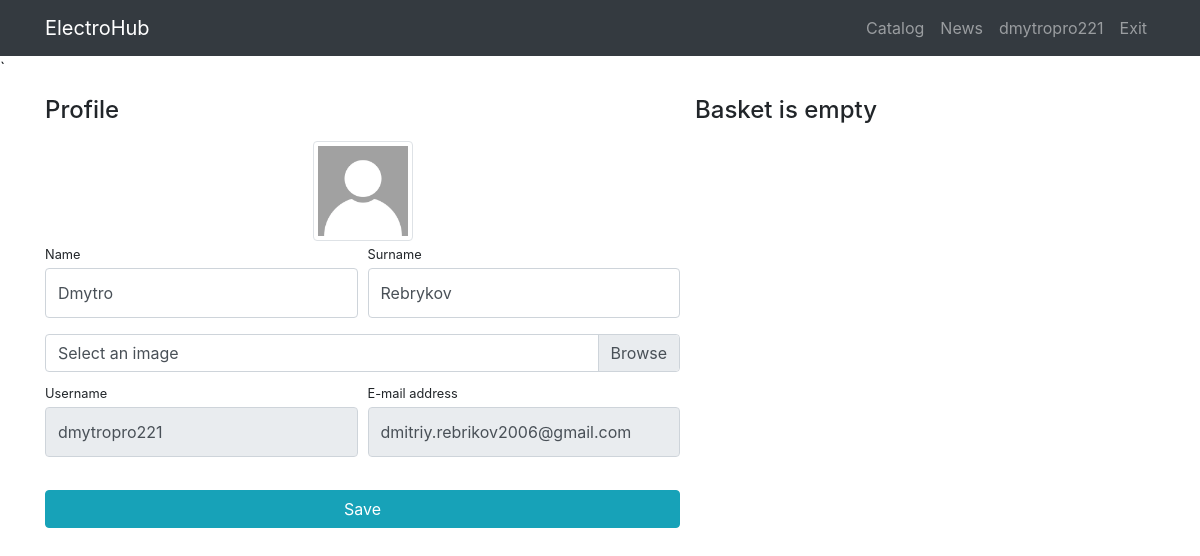
The page /users/profile/ (signed in) on the database its author committed.
### users/models.py (models this page shows)
class User(AbstractUser):
    image = models.ImageField(upload_to='users_images', blank=True)
    is_verified_email = models.BooleanField(default=False)

### users/views.py (the view)
# urls.py: path('profile/',profile,name= 'profile'),
def profile(request):
    user = request.user
    if request.method == 'POST':
        form = UserProfileForm(data=request.POST, instance=user, files=request.FILES)
        if form.is_valid():
            form.save()
            return HttpResponseRedirect(reverse('users:profile'))
    else:
        form = UserProfileForm(instance=user)
    baskets = Basket.objects.filter(user=user)
    total_quantity = sum(basket.quantity for basket in baskets)
    total_sum = sum(basket.sum() for basket in baskets)
    context = {'title': 'ElectroHub - Profile',
               'form': form,
               'baskets': baskets,
               'total_quantity': total_quantity,
               'total_sum': total_sum}
    return render(request, 'users/profile.html', context)

### users/forms.py
class UserProfileForm(UserChangeForm):
    username = forms.CharField(widget=forms.TextInput(attrs={'readonly': True}))
    email = forms.CharField(widget=forms.EmailInput(attrs={'readonly': True}))
    image = forms.ImageField(widget=forms.FileInput(), required=False)
    class Meta:
        model = User
        fields = ('username', 'email', "first_name", 'last_name', 'image')
    def __init__(self, *args, **kwargs):
        super(UserProfileForm, self).__init__(*args, **kwargs)
        for field_name, field in self.fields.items():
            field.widget.attrs['class'] = "form-control py-4"
        self.fields['image'].widget.attrs['class'] = 'custom-file-input'

### users/templates/users/profile.html (shortened to what this page needs)
{%extends 'products/base.html'%}
{%load static%}
{%block css%}
    <link href="{%static 'css/profile.css'%}" rel="stylesheet">
{%endblock%}
{%block content%}
<div class="container">
    <div class="row">
        <div class="col-lg-7">
            <h4 class="mt-3 mb-3">Profile</h4>
            <div class="col-lg-12 text-center">
                <img width="100" height="100"
                     src="{%if user.image%} {{user.image.url}} {%else %} {% static 'vendor/img/users/default_ava.jpg'%} {%endif%}"
                     class="img-thumbnail">
            </div>
            <form action="{%url 'users:profile'  %} " method="post" enctype="multipart/form-data">
                <div class="form-row">
                    <div class="col-lg-6">
                        <div class="form-group">
                            <label class="small mb-1" for="{{form.first_name.id_for_label}}">Name</label>
                            {{form.first_name}}
                        </div>
                    </div>
                    <div class="col-lg-6">
                        <div class="form-group">
                            <label class="small mb-1" for="{{form.last_name.id_for_label}}">Surname</label>
                            {{form.last_name}}
                        </div>
                    </div>
                </div>
                <div class="form-row mb-2">
                    <div class="col-lg-12">
                        <div class="custom-file">
                            <label class="custom-file-label" for="{{form.image.id_for_label}}">Select an image
                            </label>
                        </div>
                    </div>
                </div>
                <div class="form-row">
                    <div class="col-lg-6">
                        <label class="small mb-1" for="{{form.username.id_for_label}}">Username</label>
                        {{form.username}}
                    </div>
                    <div class="col-lg-6">
                        <label class="small mb-1" for="{{form.email.id_for_label}}">E-mail address</label>
                        {{form.email}}
                    </div>
                </div>
                <div class="form-row">
                    <div class="col-lg-12" style="margin-top: 33px;">
                        <input class="btn btn-info btn-block" type="submit" value="Save">
                    </div>
                </div>
            </form>
        </div>
        {%include 'products/basket.html'%}
    </div>
</div>
{%endblock%}

### products/templates/products/base.html (shortened to what this page needs)
{% load static %}
<!DOCTYPE html>
<html lang="en">
<head>
    <link href="{% static 'vendor/bootstrap/css/bootstrap.min.css' %}" rel="stylesheet">
    {%block css%}
    {%endblock%}
</head>`
<body>
<nav class="navbar navbar-expand-lg navbar-dark bg-dark fixed-top">
    <div class="container">
        <a class="navbar-brand" href="{%url 'index'%}">ElectroHub</a>
        <div class="collapse navbar-collapse" id="navbarResponsive">
            <ul class="navbar-nav ml-auto">
                <li class="nav-item">
                    <a class="nav-link" href="{%url 'products:index'%}">Catalog  </a>
                </li>
                <li class="nav-item">
                    <a class="nav-link " href="{%url 'news:news_list'%}">News  </a>
                </li>
                {% if user.is_authenticated %}
                    <li class="nav-item">
                        <a class="nav-link" href="{% url 'users:profile' %}">{{ user.username }}
                        </a>
                    </li>
                    <li class="nav-item">
                        <a class="nav-link" href="{% url 'users:logout' %}">Exit </a>
                    </li>
                {% else %}
                    <li class="nav-item">
                        <a class="nav-link" href="{% url 'users:login' %}">Sign in <i class="fas fa-sign-in-alt"></i></a>
                    </li>
                {% endif %}
            </ul>
        </div>
    </div>
</nav>
{% block content%}
{%endblock%}
</body>
</html>

### static/css/profile.css (style rules this page uses)
body { padding-top: 56px; }

### rows shown on the page
User: username "dmytropro221", first_name "Dmytro", last_name "Rebrykov", email "dmitriy.rebrikov2006@gmail.com"
